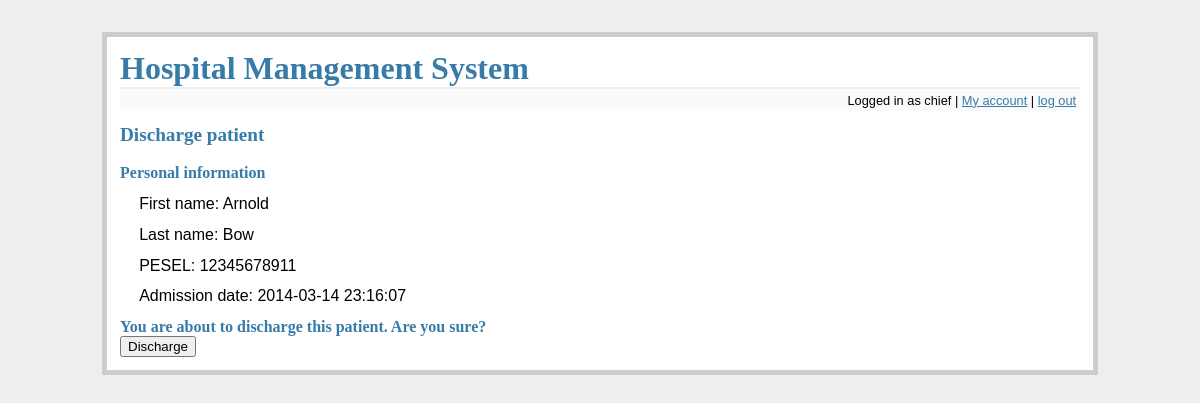
/discharge?patient=12345678911 (signed in), run on the app's committed database.
### tables this page shows
CREATE TABLE patients (
    pesel integer primary key,
    fname text not null,
    lname text not null
);

CREATE TABLE files (
    id integer primary key autoincrement,
    patient_pesel integer not null,
    admission_d datetime not null,
    discharge_d datetime,
    foreign key(patient_pesel) references patients(pesel)
);

### flaskr.py (the view)
@app.route('/discharge', methods=['GET', 'POST'])
def discharge():
    db = get_db()
    position = get_position(db, session['username'])
    if 'logged_in' not in session or not session['logged_in'] or position not in ['Head physician', 'Doctor', 'Admin']:
        flash('You do not have rights to access this part of website')
        return redirect(url_for('main_screen'))
    if 'patient' not in request.args:
        flash('No patient specified!');
        return redirect(url_for('main_screen'))
    pesel = request.args['patient']
    if position in ['Admin', 'Head physician']:
        details = get_patient_details(db, pesel)
    else:
        details = get_patient_details_if_allowed(db, session['username'], pesel)
        if not details:
            flash('You cannot view this record')
            return redirect(url_for('main_screen'))
    if request.method == 'POST':
        if request.form['confirmation'] == 'yes' and discharge_patient(db, pesel):
            flash('Patient discharged')
        else:
            flash('Error while discharging. Contact system administrator.')
        return redirect(url_for('show_patients'))
    return render_template('discharge.html', details=details)

### flaskr.py (called while the page is built)
def connect_db():
    rv = sqlite3.connect(app.config['DATABASE'])
    rv.row_factory = sqlite3.Row
    return rv

def get_db():
    if not hasattr(g, 'sqlite_db'):
        g.sqlite_db = connect_db()
    return g.sqlite_db

### tools.py (called while the page is built)
def get_position(db, user):
    cur = db.execute('select p.name from employees as e join positions as p on e.position_id = p.id where e.login = ?', [user])
    res = cur.fetchone()
    return res[0] if res else None

def get_patient_details(db, pesel):
    return db.execute('select p.fname, p.lname, p.pesel, f.admission_d from files f join patients p on f.patient_pesel = p.pesel where f.discharge_d is null and p.pesel = ?', [pesel]).fetchone()

### templates/discharge.html (shortened to what this page needs)
{% extends "layout.html" %}
{% block body %}
    <h2>Discharge patient</h2>
    <br/>
    <h3>Personal information</h3>
    <ul class=entries>
    <li>First name: {{ details.fname }}
    <li>Last name: {{ details.lname }}
    <li>PESEL: {{ details.pesel }}
    <li>Admission date: {{ details.admission_d }}
    </ul>
    <h3>You are about to discharge this patient. Are you sure?</h3>
    <form action="{{ url_for('discharge', patient=details.pesel) }}" method=post>
        <input type=submit value=Discharge>
    </form>
{% endblock %}

### static/style.css (style rules this page uses)
a, h1, h2, h3 { color: #377ba8; }
h1, h2, h3 { font-family: 'Georgia', serif; margin: 0; }
h2 { font-size: 1.2em; }
h3 { font-size: 1em; }
.entries { list-style: none; margin: 0; padding: 0; }
.entries li { margin: 0.8em 1.2em; }

### data on the page
patients: fname "Arnold", lname "Bow", pesel "12345678911"
files: admission_d "2014-03-14 23:16:07"

### other printed values
{{ session.username }} "chief"
